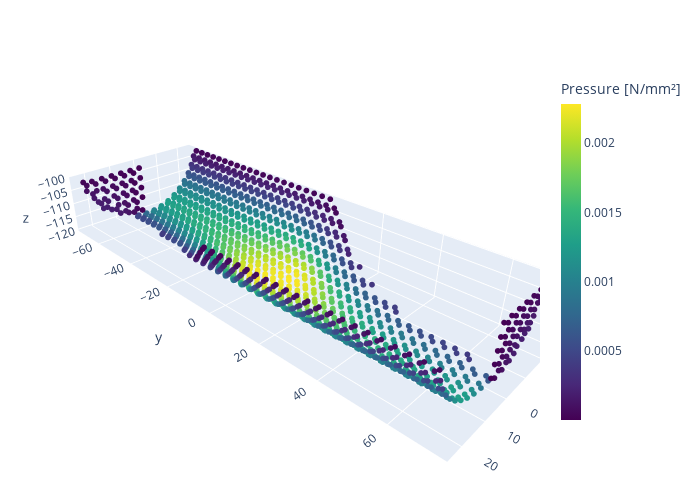

Write notebook code for a chart like this one.
### Markdown cell above
## Force Scatter

### Code cell
magnitudes = np.linalg.norm(pressures, axis=1)

fig = go.Figure()

scatter = go.Scatter3d(
    x=point_list[:, 0],
    y=point_list[:, 1],
    z=point_list[:, 2],
    mode="markers",
    marker=dict(
        size=2,
        color=magnitudes,  # Set color equal to a variable
        colorscale=colormap,  # Choose a colormap
        colorbar=dict(
            title="Pressure [N/mm²]",
            len=0.75,
            thickness=20,
        ),
        opacity=1,
    ),
)

fig.add_trace(scatter)

# Update the layout if needed
fig.update_layout(
    width=700,
    height=500,
    margin=dict(l=10, r=10, t=10, b=10),
    scene=dict(
        aspectmode="data",
        aspectratio=dict(x=1, y=1, z=1),
        camera=dict(eye=dict(x=2, y=2, z=1.5)),
    ),
)

# Show the plot
display(fig)

### Figure 1 — Plotly figure (JSON) as saved in the notebook; plotly's stock layout.template omitted (floating-point values rounded to 4 significant figures; data arrays with more than 128 entries replaced by an {"elided": "..."} marker saying what was removed)
{"data": [{"marker": {"color": {"elided": "1236 float values"}, "colorbar": {"len": 0.75, "thickness": 20, "title": {"text": "Pressure [N/mm²]"}}, "colorscale": [[0, "#440154"], [0.1111, "#482878"], [0.2222, "#3e4989"], [0.3333, "#31688e"], [0.4444, "#26828e"], [0.5556, "#1f9e89"], [0.6667, "#35b779"], [0.7778, "#6ece58"], [0.8889, "#b5de2b"], [1, "#fde725"]], "opacity": 1, "size": 2}, "mode": "markers", "type": "scatter3d", "x": {"elided": "1236 float values"}, "y": {"elided": "1236 float values"}, "z": {"elided": "1236 float values"}}], "layout": {"height": 500, "margin": {"b": 10, "l": 10, "r": 10, "t": 10}, "scene": {"aspectmode": "data", "aspectratio": {"x": 1, "y": 1, "z": 1}, "camera": {"eye": {"x": 2, "y": 2, "z": 1.5}}}, "width": 700}}
